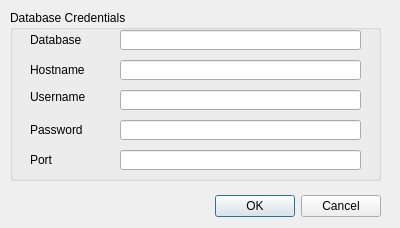
<?xml version="1.0" encoding="UTF-8"?>
<ui version="4.0">
 <class>s</class>
 <widget class="QDialog" name="s">
  <property name="geometry">
   <rect>
    <x>0</x>
    <y>0</y>
    <width>400</width>
    <height>228</height>
   </rect>
  </property>
  <property name="windowTitle">
   <string>Database credentials</string>
  </property>
  <widget class="QDialogButtonBox" name="buttonBox">
   <property name="geometry">
    <rect>
     <x>40</x>
     <y>190</y>
     <width>341</width>
     <height>32</height>
    </rect>
   </property>
   <property name="orientation">
    <enum>Qt::Horizontal</enum>
   </property>
   <property name="standardButtons">
    <set>QDialogButtonBox::Cancel|QDialogButtonBox::Ok</set>
   </property>
  </widget>
  <widget class="QGroupBox" name="groupBox">
   <property name="geometry">
    <rect>
     <x>10</x>
     <y>10</y>
     <width>371</width>
     <height>171</height>
    </rect>
   </property>
   <property name="title">
    <string>Database Credentials</string>
   </property>
   <widget class="QLabel" name="username_label">
    <property name="geometry">
     <rect>
      <x>20</x>
      <y>80</y>
      <width>70</width>
      <height>13</height>
     </rect>
    </property>
    <property name="text">
     <string>Username</string>
    </property>
   </widget>
   <widget class="QLineEdit" name="password">
    <property name="geometry">
     <rect>
      <x>110</x>
      <y>80</y>
      <width>241</width>
      <height>20</height>
     </rect>
    </property>
   </widget>
   <widget class="QLineEdit" name="username">
    <property name="geometry">
     <rect>
      <x>110</x>
      <y>110</y>
      <width>241</width>
      <height>20</height>
     </rect>
    </property>
   </widget>
   <widget class="QLabel" name="password_label">
    <property name="geometry">
     <rect>
      <x>20</x>
      <y>110</y>
      <width>70</width>
      <height>20</height>
     </rect>
    </property>
    <property name="text">
     <string>Password</string>
    </property>
   </widget>
   <widget class="QLineEdit" name="database">
    <property name="geometry">
     <rect>
      <x>110</x>
      <y>20</y>
      <width>241</width>
      <height>20</height>
     </rect>
    </property>
   </widget>
   <widget class="QLabel" name="database_label">
    <property name="geometry">
     <rect>
      <x>20</x>
      <y>20</y>
      <width>70</width>
      <height>20</height>
     </rect>
    </property>
    <property name="text">
     <string>Database</string>
    </property>
   </widget>
   <widget class="QLabel" name="hostname_label">
    <property name="geometry">
     <rect>
      <x>20</x>
      <y>50</y>
      <width>70</width>
      <height>20</height>
     </rect>
    </property>
    <property name="text">
     <string>Hostname</string>
    </property>
   </widget>
   <widget class="QLineEdit" name="hostname">
    <property name="geometry">
     <rect>
      <x>110</x>
      <y>50</y>
      <width>241</width>
      <height>20</height>
     </rect>
    </property>
   </widget>
   <widget class="QLineEdit" name="port">
    <property name="geometry">
     <rect>
      <x>110</x>
      <y>140</y>
      <width>241</width>
      <height>20</height>
     </rect>
    </property>
   </widget>
   <widget class="QLabel" name="port_label">
    <property name="geometry">
     <rect>
      <x>20</x>
      <y>140</y>
      <width>70</width>
      <height>20</height>
     </rect>
    </property>
    <property name="text">
     <string>Port</string>
    </property>
   </widget>
  </widget>
  <zorder>groupBox</zorder>
  <zorder>buttonBox</zorder>
 </widget>
 <resources/>
 <connections>
  <connection>
   <sender>buttonBox</sender>
   <signal>accepted()</signal>
   <receiver>s</receiver>
   <slot>accept()</slot>
   <hints>
    <hint type="sourcelabel">
     <x>248</x>
     <y>254</y>
    </hint>
    <hint type="destinationlabel">
     <x>157</x>
     <y>274</y>
    </hint>
   </hints>
  </connection>
  <connection>
   <sender>buttonBox</sender>
   <signal>rejected()</signal>
   <receiver>s</receiver>
   <slot>reject()</slot>
   <hints>
    <hint type="sourcelabel">
     <x>316</x>
     <y>260</y>
    </hint>
    <hint type="destinationlabel">
     <x>286</x>
     <y>274</y>
    </hint>
   </hints>
  </connection>
 </connections>
</ui>
